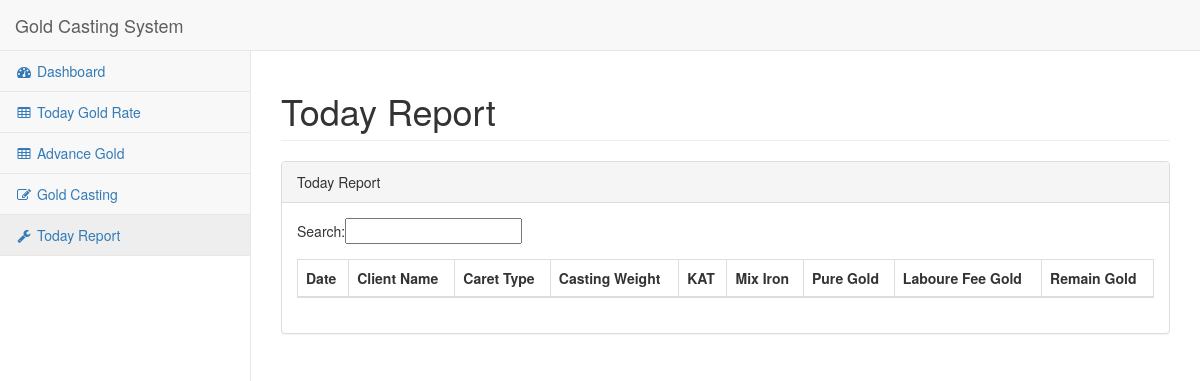
The page /today_sale.php on the database as committed earlier.
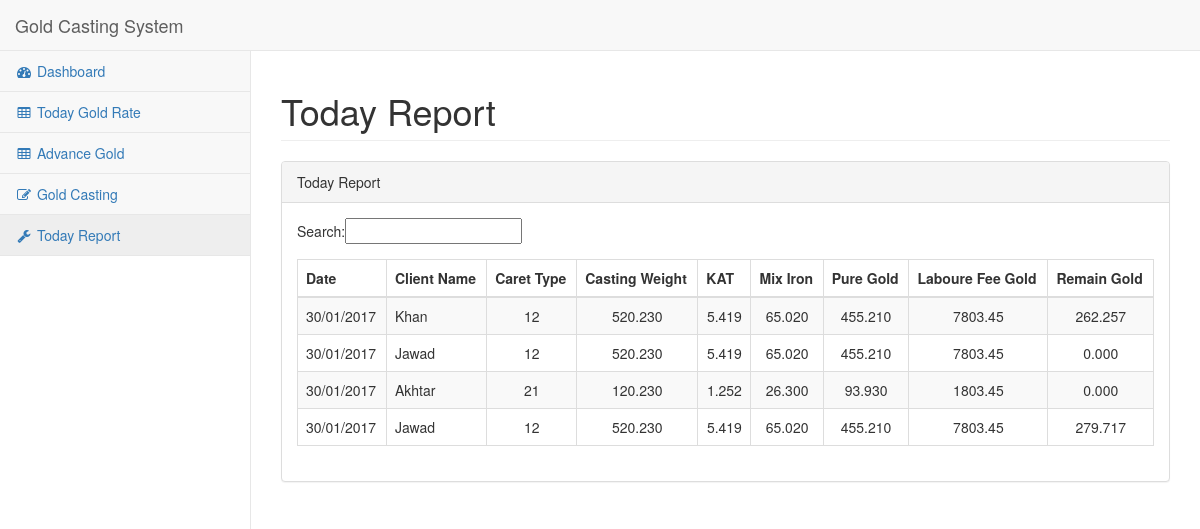
The same page on the database as committed later.
### tables this page shows
CREATE TABLE `tbl_casting` (
  `casting_id` int(11) NOT NULL AUTO_INCREMENT,
  `client_id` int(11) NOT NULL DEFAULT '0',
  `caret_type` varchar(15) DEFAULT NULL,
  `casting_weight` decimal(10,3) NOT NULL DEFAULT '0.000',
  `gold_cut` decimal(10,3) NOT NULL DEFAULT '0.000',
  `mix_iron` decimal(10,3) NOT NULL DEFAULT '0.000',
  `pure_gold` decimal(10,3) NOT NULL DEFAULT '0.000',
  `casting_labour_fee` decimal(10,2) NOT NULL DEFAULT '0.00',
  `after_cast_pay_gold` decimal(10,3) NOT NULL DEFAULT '0.000',
  `pure_gold_with_kat` decimal(10,3) NOT NULL DEFAULT '0.000',
  `remaining_gold` decimal(10,3) NOT NULL DEFAULT '0.000',
  `remaining_advance_gold` decimal(10,3) NOT NULL DEFAULT '0.000',
  `casting_labour_fee_gold` int(11) NOT NULL DEFAULT '0',
  `date_created` datetime DEFAULT NULL,
  PRIMARY KEY (`casting_id`)
);

CREATE TABLE `tbl_clients` (
  `client_id` int(11) NOT NULL AUTO_INCREMENT,
  `client_name` varchar(255) DEFAULT NULL,
  `shop_name` text,
  `phone` varchar(15) DEFAULT NULL,
  `date_created` datetime DEFAULT NULL,
  PRIMARY KEY (`client_id`)
);

### functions.php (called while the page is built, shortened)
<?php
	include_once('conn.php');
	function MySQLQuery($query)
	{
		global $conn;
		mysqli_query ($conn, "set character_set_results='utf8'");
		$success = mysqli_query($conn,$query);
		return $success;
	}
?>

### today_sale.php (the view, shortened to what this page needs)
<!DOCTYPE html>
<html lang="en">
<?php include_once('include/head.php');
include_once('include/functions.php'); ?>
<body>
    <div id="wrapper">
        <?php include_once('include/left_sidebar.php') ?>
        <div id="page-wrapper">
            <div class="row">
                <div class="col-lg-12">
                    <h1 class="page-header">Today Report</h1>
                </div>
            </div>
            <div class="row">
                <div class="col-lg-12">
                    <div class="panel panel-default">
                        <div class="panel-heading">
                            Today Report
                        </div>
                        <div class="panel-body">
                            <div class="table-responsive" style="overflow-x:hidden !important;">
                                Search:<input class="form-group" type="text" value=""/>
                                <table class="table table-striped table-bordered table-hover" id="dataTables-example">
                                    <thead>
                                        <tr>
                                            <th>Date</th>
                                            <th>Client Name</th>
                                            <th>Caret Type</th>
                                            <th>Casting Weight</th>
                                            <th>KAT</th>
                                            <th>Mix Iron</th>
                                            <th>Pure Gold</th>
                                            <th>Laboure Fee Gold</th>
                                            <th>Remain Gold</th>
                                        </tr>
                                    </thead>
                                    <tbody>
                                        <?php
                                        $date = date("Y-m-d");
                                        $SQL = "SELECT tbl_casting.*,client_name
                                                FROM `tbl_casting`
                                                INNER JOIN `tbl_clients` ON `tbl_clients`.`client_id` = `tbl_casting`.`client_id`
                                                WHERE tbl_casting.date_created LIKE '%$date%'
                                                ORDER BY tbl_casting.`casting_id` DESC";
                                         $result = MySQLQuery($SQL);
                                         while($row = mysqli_fetch_array($result)) {
                                        ?>
                                        <tr>
                                            <td><?php echo date("d/m/Y",strtotime($row['date_created'])); ?></td>
                                            <td><?php echo $row['client_name']; ?></td>
                                            <td class="text-center"><?php echo $row['caret_type']; ?></td>
                                            <td class="text-center"><?php echo $row['casting_weight']; ?></td>
                                            <td class="text-center"><?php echo $row['gold_cut']; ?></td>
                                            <td class="text-center"><?php echo $row['mix_iron']; ?></td>
                                            <td class="text-center"><?php echo $row['pure_gold']; ?></td>
                                            <td class="text-center"><?php echo $row['casting_labour_fee']; ?></td>
                                            <td class="text-center"><?php echo $row['remaining_gold']; ?></td>
                                        </tr>
                                        <?php } ?>
                                    </tbody>
                                </table>
                            </div>
                        </div>
                    </div>
                </div>
            </div>
        </div>
    </div>
</body>
</html>

### include/head.php (shortened to what this page needs)
<head>
    <link href="bower_components/bootstrap/dist/css/bootstrap.min.css" rel="stylesheet">
    <link href="bower_components/metisMenu/dist/metisMenu.min.css" rel="stylesheet">
    <link href="bower_components/datatables-plugins/integration/bootstrap/3/dataTables.bootstrap.css" rel="stylesheet">
    <link href="bower_components/datatables-responsive/css/dataTables.responsive.css" rel="stylesheet">
    <link href="dist/css/sb-admin-2.css" rel="stylesheet">
    <link href="https://maxcdn.bootstrapcdn.com/font-awesome/4.6.3/css/font-awesome.min.css" rel="stylesheet" type="text/css">
    <link rel="stylesheet" type="text/css" href="http://maxcdn.bootstrapcdn.com/bootstrap/3.2.0/css/bootstrap.min.css" />
</head>
<?php include_once('functions.php'); ?>

### include/left_sidebar.php (shortened to what this page needs)
<nav class="navbar navbar-default navbar-static-top" role="navigation" style="margin-bottom: 0">
    <div class="navbar-header">
        <a class="navbar-brand" href="home">Gold Casting System</a>
    </div>
    <div class="navbar-default sidebar" role="navigation">
        <div class="sidebar-nav navbar-collapse">
            <ul class="nav" id="side-menu">
                <li>
                    <a href="home" style="cursor:pointer;"><i class="fa fa-dashboard fa-fw"></i> Dashboard</a>
                </li>
                <li>
                    <a href="today_rate" style="cursor:pointer;"><i class="fa fa-table fa-fw"></i> Today Gold Rate</a>
                </li>
                <li>
                    <a href="advance" style="cursor:pointer;"><i class="fa fa-table fa-fw"></i> Advance Gold</a>
                </li>
                <li>
                    <a href="gold_casting" style="cursor:pointer;"><i class="fa fa-edit fa-fw"></i> Gold Casting</a>
                </li>
                <li>
                    <a href="today_sale" style="cursor:pointer;"><i class="fa fa-wrench fa-fw"></i> Today Report</a>
                </li>
            </ul>
        </div>
    </div>
</nav>

Rows that differ between the two databases and show on the page:
added tbl_casting: date_created "30/01/2017", client.client_name "Khan", caret_type "12", casting_weight "520.230", gold_cut "5.419", mix_iron "65.020", pure_gold "455.210", casting_labour_fee "7803.45", remaining_gold "262.257"
added tbl_casting: date_created "30/01/2017", client.client_name "Jawad", caret_type "12", casting_weight "520.230", gold_cut "5.419", mix_iron "65.020", pure_gold "455.210", casting_labour_fee "7803.45", remaining_gold "0.000"
added tbl_casting: date_created "30/01/2017", client.client_name "Akhtar", caret_type "21", casting_weight "120.230", gold_cut "1.252", mix_iron "26.300", pure_gold "93.930", casting_labour_fee "1803.45", remaining_gold "0.000"
added tbl_casting: date_created "30/01/2017", client.client_name "Jawad", caret_type "12", casting_weight "520.230", gold_cut "5.419", mix_iron "65.020", pure_gold "455.210", casting_labour_fee "7803.45", remaining_gold "279.717"
